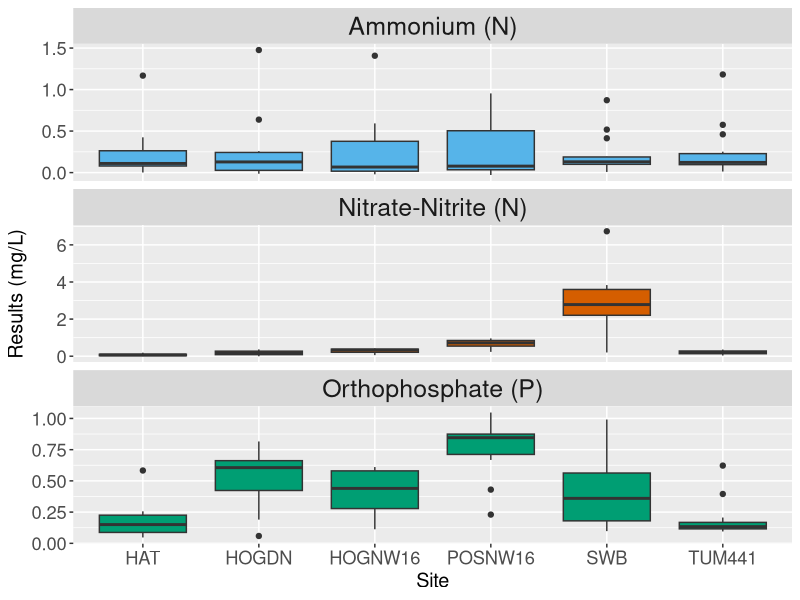
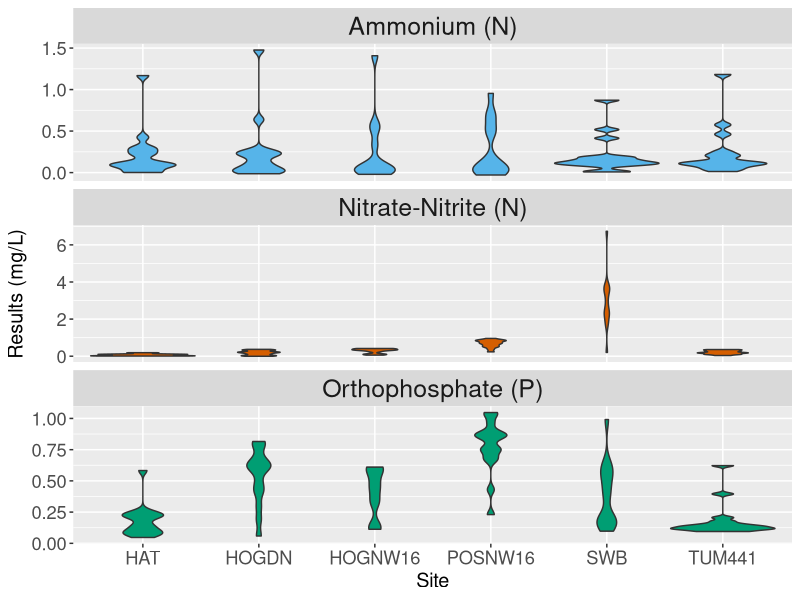
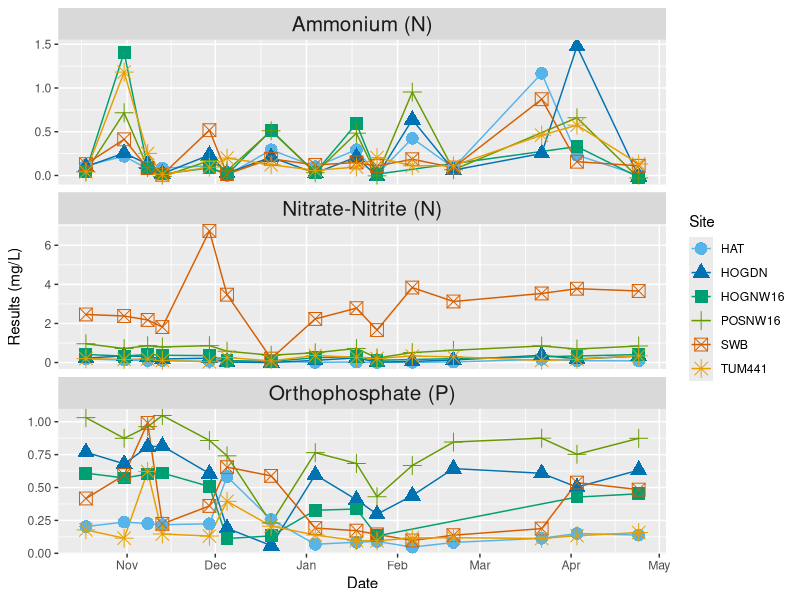
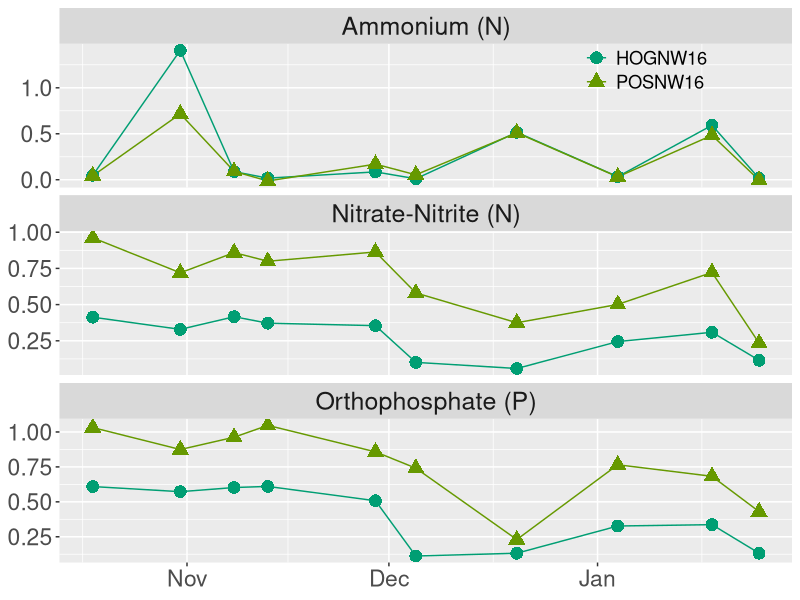
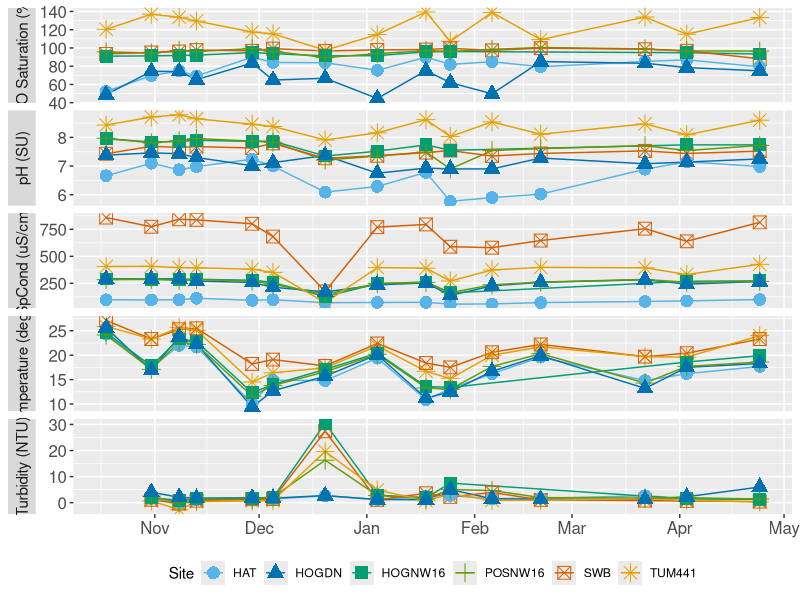
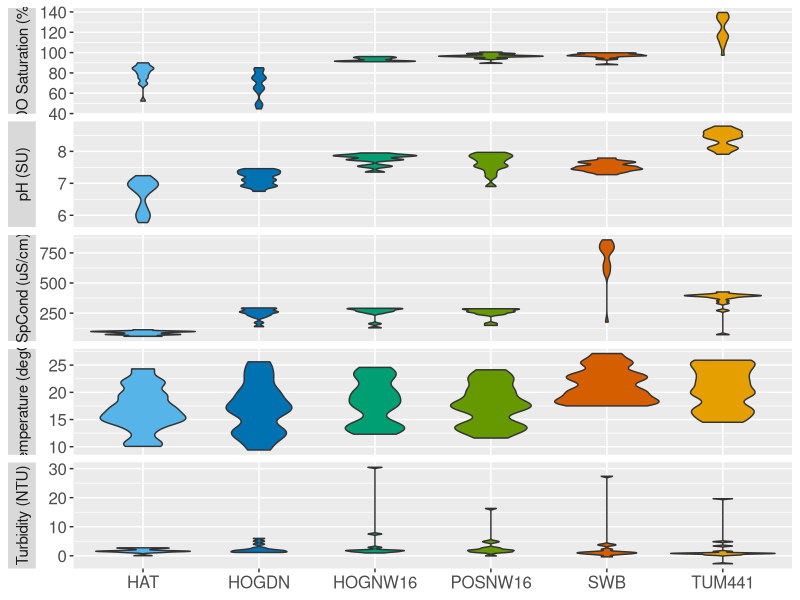

Write R code to recreate these figures, in order.
##Data run for SFS conference on 5/19/2019

##Parameter List with Units
#DO - dissolved oxygen (mg/L)
#DO_Sat - dissolved oxygen saturation (%)
#Temp - water temperature (deg C)
#SpCond - specific conductivity (uS/cm)
#pH - pH (SU)
#Turb - turbidity (NTU)

####NOx, O_P, NH4 all filtered samples###

#NOx - Nitrate(NO3)-Nitrite(NO2)-N (mg/L)
#OP - orthophosphate(P) (mg/L)
#NH4 - ammonia(N) (mg/L)

####Sample Replications (col = Rep) 
#a = 1; b = 2; c = 3; d = not a rep just a reading

########################Call in and format data########################################

#call in packages

library(tidyverse)
library(lubridate)
library(RColorBrewer)

#set working directory

setwd('C:/Users/Emily/Documents/gnv_streams/SFS Poster')

#call in data file

data_nut = read_csv('gnv_nutrientdata_20190502.csv', col_types = cols(
  Site = col_character(),
  REP = col_character(),
  Date = col_date(format = "%m/%d/%Y"),
  Time = col_time(format = ""),
  Analyte = col_character(),
  Result = col_double()))#nutrient data; fixed date format for date column


data_fp = read_csv('gnv_fpdata_20190502.csv', col_types = cols(
  Site = col_character(),
  Date = col_date(format = "%m/%d/%Y"),
  Time = col_time(format = ""),
  Analyte = col_character(),
  Result = col_double()))#field parameter data


#change date to show only as month; will need to change as POR spans > than 1 year

#lubridate::floor_date(data_nut$Date, unit = 'month')
#lubridate::floor_date(data_fp$Date, unit = 'month')

#####Nutrient Faceted Boxplot (nbp)####

nd2 = data_nut %>% 
  group_by(Date, Site, Analyte) %>%
  summarise(mean = mean(Result))


#nd2

npb = ggplot(nd2, aes(x = Site, y = mean, fill = Analyte)) +
  geom_boxplot() + ylab('Results (mg/L)')

npb2 = npb + facet_wrap( . ~ Analyte , scales = 'free_y', nrow = 3, 
                         labeller = as_labeller(c(NH4 = "Ammonium (N)", 
                                                  NOx = "Nitrate-Nitrite (N)", 
                                                  OP = 'Orthophosphate (P)'))) +
  theme(strip.text = element_text(size = 18)) +
  scale_fill_manual(values = c('#56B4E9','#D55E00', '#009E73' )) + guides(fill = FALSE) +
  theme(axis.text = element_text(size = rel(1.2))) + 
  theme(axis.title = element_text(size = rel(1.3)))



npb2

######Nutrient Violins (nvp)#####

nvp = ggplot(nd2, aes(x = Site, y = mean, fill = Analyte)) +
  geom_violin(scale = 'count', adjust = 0.5) + ylab('Results (mg/L)')

nvp2 = nvp + facet_wrap( . ~ Analyte , scales = 'free_y', nrow = 3, 
                         labeller = as_labeller(c(NH4 = "Ammonium (N)", 
                                                  NOx = "Nitrate-Nitrite (N)", 
                                                  OP = 'Orthophosphate (P)'))) +
  theme(strip.text = element_text(size = 18)) +
  scale_fill_manual(values = c('#56B4E9','#D55E00', '#009E73' )) + guides(fill = FALSE) +
  theme(axis.text = element_text(size = rel(1.2))) + 
  theme(axis.title = element_text(size = rel(1.3)))


nvp2

#####Nutrient Time-Series (nts)#####

nut_ts = ggplot(nd2, aes(x = Date, y = mean, fill = Site))

nts = nut_ts + geom_line(aes(group = Site, color = Site)) + ylab('Results (mg/L)') +
  geom_point(size = 4, aes(x=Date, color = Site, shape = Site)) +
  scale_x_date(date_breaks = 'month', date_labels = '%b') +
  facet_wrap( . ~ Analyte , scales = 'free_y', nrow = 3, 
              labeller = as_labeller(c(NH4 = "Ammonium (N)", 
                                       NOx = "Nitrate-Nitrite (N)", 
                                       OP = 'Orthophosphate (P)'))) + 
  theme(strip.text = element_text(size = 15))

nts + scale_color_manual(values = c('#56B4E9', '#0072B2', '#009E73', '#669900',  '#D55E00', '#E69F00' )) + 
  guides(fill = FALSE)

#####Nutrient Data of just Possum Creek and Hogtown Upstream (pchu_ts)#####

pchu = data_nut %>% 
  filter(Date >= as.Date('2018-10-18') & Date <=  as.Date('2019-01-25') ) %>%
  filter(Site == 'HOGNW16' | Site == 'POSNW16') %>%
  group_by(Date, Site, Analyte) %>%
  summarise(mean = mean(Result))

#only using data from before january because HOGNW16 has been closed for construction and the gap in data looks wierd

#pchu

pchu_nut_ts = ggplot(pchu, aes(x = Date, y = mean, fill = Site))

pchu_ts = pchu_nut_ts + geom_line(aes(group = Site, color = Site)) + ylab('Results (mg/L)') + 
  geom_point(size = 4, aes(x=Date, color = Site, shape = Site)) + 
  scale_x_date(date_breaks = 'month', date_labels = '%b') +
  facet_wrap( . ~ Analyte , scales = 'free_y', nrow = 3, 
              labeller = as_labeller(c(NH4 = "Ammonium (N)", 
                                       NOx = "Nitrate-Nitrite (N)", 
                                       OP = 'Orthophosphate (P)'))) +
  theme(strip.text = element_text(size = 18)) + 
  scale_color_manual(values = c('#009E73', '#669900')) + guides(fill = FALSE) +
  theme(axis.text = element_text(size = rel(1.5))) + 
  theme(axis.title = element_blank()) +
  theme(legend.position = c(0.8, 0.95)) +
  theme(legend.background = element_blank()) +
  theme(legend.key = element_blank(), 
        legend.text = element_text(size = rel(1.2))) +
  theme(legend.title = element_blank())

pchu_ts

#####Field Parameter Time Series####

fp2 = data_fp %>% 
  filter(Analyte == 'DO_Sat' | Analyte == 'pH' | Analyte == 'SpCond' | Analyte == 'Temp' | Analyte == 'Turb') %>%
  group_by(Date, Site, Analyte)

#fp2

field_param_ts = ggplot(fp2, aes(x = Date, y = Result))

fpts = field_param_ts + geom_line(aes(group = Site, color = Site)) + ylab(NULL) + 
  geom_point(size = 4, aes(x=Date, color = Site, shape = Site)) + 
  scale_x_date(date_breaks = 'month', date_labels = '%b') +
  facet_wrap( . ~ Analyte , scales = 'free_y', nrow = 5, 
              strip.position = 'left',
              labeller = as_labeller(c(DO_Sat = "DO Saturation (%)", 
                                       pH = 'pH (SU)', 
                                       SpCond = 'SpCond (uS/cm)', 
                                       Temp = 'Temperature (degC)', 
                                       Turb = 'Turbidity (NTU)' ))) + 
  theme(strip.placement = 'outside', strip.text = element_text(size = 11), 
        axis.text = element_text(size = rel(1.1)), 
        axis.title.x = element_blank(),
        legend.position = 'bottom')

fpts + scale_color_manual(values = c('#56B4E9', '#0072B2', '#009E73', '#669900',  '#D55E00', '#E69F00' )) +
  guides(fill = FALSE, col = guide_legend(nrow = 1)) 


#####Field Parameter Violin (fpv)#####

fvp = ggplot(fp2, aes(x = Site, y = Result, fill = Site)) +
  geom_violin(scale = 'count', adjust = 0.5) + ylab(NULL)
  

fpv2 = fvp + facet_wrap( . ~ Analyte , scales = 'free_y', nrow = 5, 
              strip.position = 'left',
              labeller = as_labeller(c(DO_Sat = "DO Saturation (%)", 
                                       pH = 'pH (SU)', 
                                       SpCond = 'SpCond (uS/cm)', 
                                       Temp = 'Temperature (degC)', 
                                       Turb = 'Turbidity (NTU)' ))) + 
  theme(strip.placement = 'outside', strip.text = element_text(size = 11)) +
          scale_fill_manual(values = c('#56B4E9', '#0072B2', '#009E73', '#669900',  '#D55E00', '#E69F00' )) +         
          guides(fill = FALSE) +
          theme(axis.text = element_text(size = rel(1.1))) +
          theme(axis.title.x = element_blank())+
          theme(legend.position = 'bottom')

fpv2

